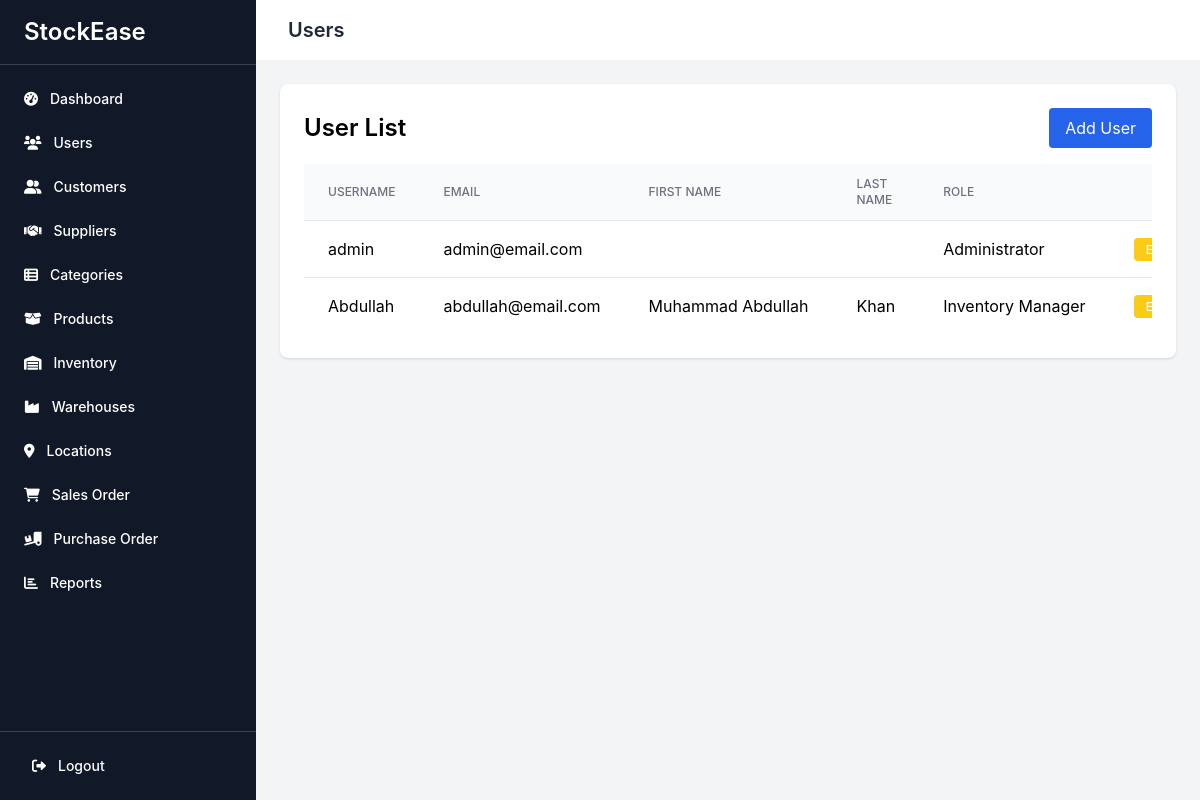
The app's page /users/ (signed in) with its own data.
### core/models.py (models this page shows, shortened)
class User(AbstractUser):
    role = models.CharField(max_length=50, choices=[
        ('administrator', 'Administrator'),
        ('inventory_manager', 'Inventory Manager'),
        ('salesperson', 'Salesperson'),
        ('purchasing_officer', 'Purchasing Officer'),
    ], default='administrator')

### core/views.py (the view)
# urls.py: path('users/', views.user_list, name='user_list'),
@login_required
@user_passes_test(is_admin)
def user_list(request):
    users = User.objects.all()
    return render(request, 'core/user_list.html', {'users': users})

### core/views.py (called while the page is built)
def is_admin(user):
    return user.is_authenticated and user.role == 'administrator'

### core/templates/core/user_list.html (shortened to what this page needs)
{% extends 'core/base.html' %}
{% block page_title %}Users{% endblock %}
{% block content %}
<div class="max-w-4xl mx-auto bg-white p-6 rounded-lg shadow">
    <div class="flex justify-between items-center mb-4">
        <h2 class="text-2xl font-semibold">User List</h2>
        <a href="{% url 'user_create' %}" class="bg-blue-600 hover:bg-blue-700 text-white px-4 py-2 rounded">Add User</a>
    </div>
    <div class="overflow-x-auto">
        <table class="min-w-full divide-y divide-gray-200">
            <thead class="bg-gray-50">
                <tr>
                    <th class="px-6 py-3 text-left text-xs font-medium text-gray-500 uppercase">Username</th>
                    <th class="px-6 py-3 text-left text-xs font-medium text-gray-500 uppercase">Email</th>
                    <th class="px-6 py-3 text-left text-xs font-medium text-gray-500 uppercase">First Name</th>
                    <th class="px-6 py-3 text-left text-xs font-medium text-gray-500 uppercase">Last Name</th>
                    <th class="px-6 py-3 text-left text-xs font-medium text-gray-500 uppercase">Role</th>
                    <th class="px-6 py-3 text-right text-xs font-medium text-gray-500 uppercase">Actions</th>
                </tr>
            </thead>
            <tbody class="bg-white divide-y divide-gray-200">
                {% for user in users %}
                <tr>
                    <td class="px-6 py-4 whitespace-nowrap">{{ user.username }}</td>
                    <td class="px-6 py-4 whitespace-nowrap">{{ user.email }}</td>
                    <td class="px-6 py-4 whitespace-nowrap">{{ user.first_name }}</td>
                    <td class="px-6 py-4 whitespace-nowrap">{{ user.last_name }}</td>
                    <td class="px-6 py-4 whitespace-nowrap capitalize">{{ user.get_role_display }}</td>
                    <td class="px-6 py-4 whitespace-nowrap text-right text-sm font-medium">
                        <a href="{% url 'user_update' user.pk %}" class="px-3 py-1 bg-yellow-400 hover:bg-yellow-500 text-white rounded text-xs">Edit</a>
                    </td>
                </tr>
                {% empty %}
                <tr>
                    <td colspan="6" class="px-6 py-4 text-center text-gray-500">No users found.</td>
                </tr>
                {% endfor %}
            </tbody>
        </table>
    </div>
</div>
{% endblock %}

### records on screen
User: username "admin", email "admin@email.com", role "Administrator"
User: username "Abdullah", email "abdullah@email.com", first_name "Muhammad Abdullah", last_name "Khan", role "Inventory Manager"
